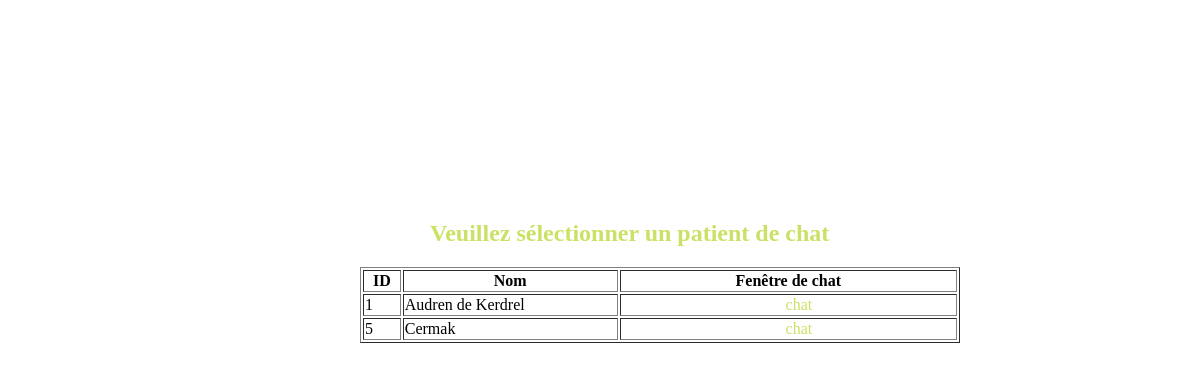
The app's page /public/chat-medecin/rechercher.php?user=A assigner, older data.
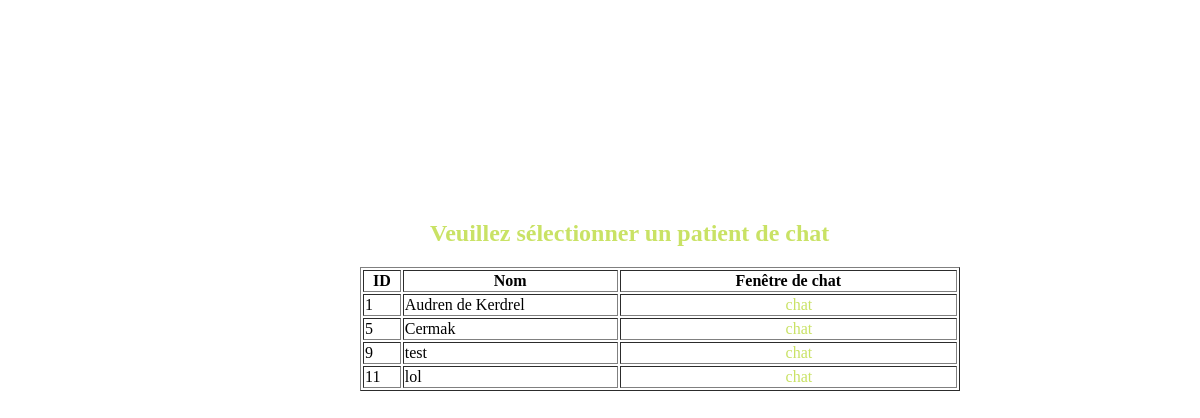
The same page, newer data.
### tables this page shows
CREATE TABLE `patient` (
  `idpatient` int(11) NOT NULL,
  `nom` varchar(45) DEFAULT NULL,
  `date_naissance` date DEFAULT NULL,
  `sexe` varchar(45) DEFAULT NULL,
  `mdp` varchar(65) DEFAULT NULL,
  `adresse` varchar(45) DEFAULT NULL,
  `medecin_idmedecin` int(11) NOT NULL DEFAULT 1,
  `date_arrivee` datetime NOT NULL DEFAULT current_timestamp(),
  `date_depart` datetime NOT NULL DEFAULT current_timestamp(),
  `telephone` int(11) DEFAULT NULL,
  `codepatient` varchar(11) NOT NULL DEFAULT '0',
  `prenom` varchar(45) DEFAULT NULL,
  `adresse_mail` varchar(320) DEFAULT NULL
);

### public/chat-medecin/chat-class-function.php (called while the page is built, shortened)
<?php
class db {
	private static $cennct = null;
	private static $pd = null;
	private function conn(){
		$pdo = new PDO('mysql:host=localhost:3306;dbname=mydb;charset=utf8','root','root');
		$pdo->setAttribute(PDO::MYSQL_ATTR_USE_BUFFERED_QUERY, true);
		return $pdo;
	}
	static function getdb(){
		if(self::$pd == null)
            		self::$pd = new db();
		if(self::$cennct  == null )
			self::$cennct  = self::$pd->conn();
        	return self::$pd;
	}
	function  getmedecinID($nom){
		 $sql = "SELECT `idmedecin` from `medecin` where `prenom` = '$nom'";
		 $tmp = self::$cennct->query($sql);
		 $data = $tmp->Fetch(PDO::FETCH_ASSOC);
		 $data = (int)$data;
		 return $data;
    }
	static function getmedecinnom(){
		$user = isset($_GET['user'])?$_GET['user']:'';
		return $user;
	}
}
?>

### public/chat-medecin/rechercher.php (the view, shortened to what this page needs)
<!DOCTYPE html>
<html lang="en">
<head>
</head>
<body>
<div style="position: absolute;top: 25%;left: 30%;">
<h2 style="position:relative; left:70px; color: #C9E265;">Veuillez sélectionner un patient de chat</h2>
<?php
require_once("./chat-class-function.php");
$db = db::getdb();
$medecinnom = $db->getmedecinnom();
$medecinID = $db->getmedecinID($medecinnom);
$link = mysqli_connect('localhost' , 'root' , 'woaiai123');
mysqli_set_charset($link , 'utf8');
mysqli_select_db($link , 'mydb');
$sql = "select `idpatient`,`nom` from `patient` where `medecin_idmedecin` = '$medecinID' ";
$res = mysqli_query($link , $sql);
echo '<table width=600 border=1>';
echo '<th>ID</th><th>Nom</th><th>Fenêtre de chat</th>';
while($rows = mysqli_fetch_assoc($res)){
    echo'<tr>';
    echo'<td>'.$rows['idpatient'].'</td>';
    echo'<td>'.$rows['nom'].'</td>';
    echo'<td>&#160&#160&#160&#160&#160&#160&#160&#160&#160&#160&#160&#160&#160&#160&#160&#160&#160&#160&#160&#160&#160&#160&#160&#160&#160&#160&#160&#160&#160&#160&#160&#160&#160&#160&#160&#160&#160&#160&#160&#160&#160<a href="chat.php?patientID='.$rows['idpatient'].'&user='.$_GET['user'].'">chat</a>';
    echo'</tr>';
}
?>
</div>
</body>
</html>

### public/chat-medecin/rechercher.php (style rules this page uses)
a { color: #C9E265; text-decoration:none }

Row changes from the older to the newer data that the page shows:
added patient: idpatient "9", nom "test"
added patient: idpatient "11", nom "lol"
